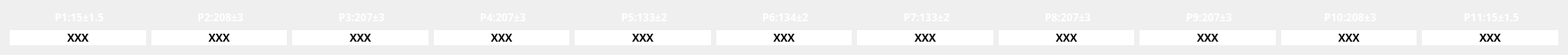
   <widget class="QWidget" name="gridLayoutWidget">
    <property name="geometry">
     <rect>
      <x>30</x>
      <y>130</y>
      <width>1771</width>
      <height>61</height>
     </rect>
    </property>
    <layout class="QGridLayout" name="gridLayout">
     <item row="1" column="2">
      <widget class="QLabel" name="R_A_3">
       <property name="font">
        <font>
         <family>Ubuntu Mono</family>
         <pointsize>9</pointsize>
         <weight>75</weight>
         <bold>true</bold>
        </font>
       </property>
       <property name="styleSheet">
        <string notr="true">background-color: rgb(255, 255, 255);
border-color: rgb(36, 36, 36);</string>
       </property>
       <property name="text">
        <string>XXX</string>
       </property>
       <property name="alignment">
        <set>Qt::AlignCenter</set>
       </property>
      </widget>
     </item>
     <item row="1" column="8">
      <widget class="QLabel" name="R_A_9">
       <property name="font">
        <font>
         <family>Ubuntu Mono</family>
         <pointsize>9</pointsize>
         <weight>75</weight>
         <bold>true</bold>
        </font>
       </property>
       <property name="styleSheet">
        <string notr="true">background-color: rgb(255, 255, 255);
border-color: rgb(36, 36, 36);</string>
       </property>
       <property name="text">
        <string>XXX</string>
       </property>
       <property name="alignment">
        <set>Qt::AlignCenter</set>
       </property>
      </widget>
     </item>
     <item row="1" column="0">
      <widget class="QLabel" name="R_A_1">
       <property name="font">
        <font>
         <family>Ubuntu Mono</family>
         <pointsize>9</pointsize>
         <weight>75</weight>
         <bold>true</bold>
        </font>
       </property>
       <property name="styleSheet">
        <string notr="true">background-color: rgb(255, 255, 255);
border-color: rgb(36, 36, 36);</string>
       </property>
       <property name="text">
        <string>XXX</string>
       </property>
       <property name="alignment">
        <set>Qt::AlignCenter</set>
       </property>
      </widget>
     </item>
     <item row="0" column="6">
      <widget class="QLabel" name="P7label_5">
       <property name="font">
        <font>
         <family>Ubuntu Mono</family>
         <pointsize>9</pointsize>
         <weight>75</weight>
         <bold>true</bold>
        </font>
       </property>
       <property name="styleSheet">
        <string notr="true">color: rgb(255, 255, 255);</string>
       </property>
       <property name="text">
        <string> P7:133±2</string>
       </property>
       <property name="alignment">
        <set>Qt::AlignCenter</set>
       </property>
      </widget>
     </item>
     <item row="0" column="0">
      <widget class="QLabel" name="P1label_5">
       <property name="font">
        <font>
         <family>Ubuntu Mono</family>
         <pointsize>9</pointsize>
         <weight>75</weight>
         <bold>true</bold>
        </font>
       </property>
       <property name="styleSheet">
        <string notr="true">color: rgb(255, 255, 255);</string>
       </property>
       <property name="text">
        <string> P1:15±1.5</string>
       </property>
       <property name="alignment">
        <set>Qt::AlignCenter</set>
       </property>
      </widget>
     </item>
     <item row="1" column="5">
      <widget class="QLabel" name="R_A_6">
       <property name="font">
        <font>
         <family>Ubuntu Mono</family>
         <pointsize>9</pointsize>
         <weight>75</weight>
         <bold>true</bold>
        </font>
       </property>
       <property name="styleSheet">
        <string notr="true">background-color: rgb(255, 255, 255);
border-color: rgb(36, 36, 36);</string>
       </property>
       <property name="text">
        <string>XXX</string>
       </property>
       <property name="alignment">
        <set>Qt::AlignCenter</set>
       </property>
      </widget>
     </item>
     <item row="1" column="3">
      <widget class="QLabel" name="R_A_4">
       <property name="font">
        <font>
         <family>Ubuntu Mono</family>
         <pointsize>9</pointsize>
         <weight>75</weight>
         <bold>true</bold>
        </font>
       </property>
       <property name="styleSheet">
        <string notr="true">background-color: rgb(255, 255, 255);
border-color: rgb(36, 36, 36);</string>
       </property>
       <property name="text">
        <string>XXX</string>
       </property>
       <property name="alignment">
        <set>Qt::AlignCenter</set>
       </property>
      </widget>
     </item>
     <item row="0" column="1">
      <widget class="QLabel" name="P2label_5">
       <property name="font">
        <font>
         <family>Ubuntu Mono</family>
         <pointsize>9</pointsize>
         <weight>75</weight>
         <bold>true</bold>
        </font>
       </property>
       <property name="styleSheet">
        <string notr="true">color: rgb(255, 255, 255);</string>
       </property>
       <property name="text">
        <string> P2:208±3</string>
       </property>
       <property name="alignment">
        <set>Qt::AlignCenter</set>
       </property>
      </widget>
     </item>
     <item row="1" column="7">
      <widget class="QLabel" name="R_A_8">
       <property name="font">
        <font>
         <family>Ubuntu Mono</family>
         <pointsize>9</pointsize>
         <weight>75</weight>
         <bold>true</bold>
        </font>
       </property>
       <property name="styleSheet">
        <string notr="true">background-color: rgb(255, 255, 255);
border-color: rgb(36, 36, 36);</string>
       </property>
       <property name="text">
        <string>XXX</string>
       </property>
       <property name="alignment">
        <set>Qt::AlignCenter</set>
       </property>
      </widget>
     </item>
     <item row="1" column="4">
      <widget class="QLabel" name="R_A_5">
       <property name="font">
        <font>
         <family>Ubuntu Mono</family>
         <pointsize>9</pointsize>
         <weight>75</weight>
         <bold>true</bold>
        </font>
       </property>
       <property name="styleSheet">
        <string notr="true">background-color: rgb(255, 255, 255);
border-color: rgb(36, 36, 36);</string>
       </property>
       <property name="text">
        <string>XXX</string>
       </property>
       <property name="alignment">
        <set>Qt::AlignCenter</set>
       </property>
      </widget>
     </item>
     <item row="0" column="2">
      <widget class="QLabel" name="P3label_5">
       <property name="font">
        <font>
         <family>Ubuntu Mono</family>
         <pointsize>9</pointsize>
         <weight>75</weight>
         <bold>true</bold>
        </font>
       </property>
       <property name="styleSheet">
        <string notr="true">color: rgb(255, 255, 255);</string>
       </property>
       <property name="text">
        <string> P3:207±3</string>
       </property>
       <property name="alignment">
        <set>Qt::AlignCenter</set>
       </property>
      </widget>
     </item>
     <item row="0" column="3">
      <widget class="QLabel" name="P4label_5">
       <property name="font">
        <font>
         <family>Ubuntu Mono</family>
         <pointsize>9</pointsize>
         <weight>75</weight>
         <bold>true</bold>
        </font>
       </property>
       <property name="styleSheet">
        <string notr="true">color: rgb(255, 255, 255);</string>
       </property>
       <property name="text">
        <string> P4:207±3</string>
       </property>
       <property name="alignment">
        <set>Qt::AlignCenter</set>
       </property>
      </widget>
     </item>
     <item row="0" column="8">
      <widget class="QLabel" name="P9label_5">
       <property name="font">
        <font>
         <family>Ubuntu Mono</family>
         <pointsize>9</pointsize>
         <weight>75</weight>
         <bold>true</bold>
        </font>
       </property>
       <property name="styleSheet">
        <string notr="true">color: rgb(255, 255, 255);</string>
       </property>
       <property name="text">
        <string> P9:207±3</string>
       </property>
       <property name="alignment">
        <set>Qt::AlignCenter</set>
       </property>
      </widget>
     </item>
     <item row="1" column="6">
      <widget class="QLabel" name="R_A_7">
       <property name="font">
        <font>
         <family>Ubuntu Mono</family>
         <pointsize>9</pointsize>
         <weight>75</weight>
         <bold>true</bold>
        </font>
       </property>
       <property name="styleSheet">
        <string notr="true">background-color: rgb(255, 255, 255);
border-color: rgb(36, 36, 36);</string>
       </property>
       <property name="text">
        <string>XXX</string>
       </property>
       <property name="alignment">
        <set>Qt::AlignCenter</set>
       </property>
      </widget>
     </item>
     <item row="1" column="1">
      <widget class="QLabel" name="R_A_2">
       <property name="font">
        <font>
         <family>Ubuntu Mono</family>
         <pointsize>9</pointsize>
         <weight>75</weight>
         <bold>true</bold>
        </font>
       </property>
       <property name="styleSheet">
        <string notr="true">background-color: rgb(255, 255, 255);
border-color: rgb(36, 36, 36);</string>
       </property>
       <property name="text">
        <string>XXX</string>
       </property>
       <property name="alignment">
        <set>Qt::AlignCenter</set>
       </property>
      </widget>
     </item>
     <item row="0" column="4">
      <widget class="QLabel" name="P5label_5">
       <property name="font">
        <font>
         <family>Ubuntu Mono</family>
         <pointsize>9</pointsize>
         <weight>75</weight>
         <bold>true</bold>
        </font>
       </property>
       <property name="styleSheet">
        <string notr="true">color: rgb(255, 255, 255);</string>
       </property>
       <property name="text">
        <string> P5:133±2</string>
       </property>
       <property name="alignment">
        <set>Qt::AlignCenter</set>
       </property>
      </widget>
     </item>
     <item row="1" column="9">
      <widget class="QLabel" name="R_A_10">
       <property name="font">
        <font>
         <family>Ubuntu Mono</family>
         <pointsize>9</pointsize>
         <weight>75</weight>
         <bold>true</bold>
        </font>
       </property>
       <property name="styleSheet">
        <string notr="true">background-color: rgb(255, 255, 255);
border-color: rgb(36, 36, 36);</string>
       </property>
       <property name="text">
        <string>XXX</string>
       </property>
       <property name="alignment">
        <set>Qt::AlignCenter</set>
       </property>
      </widget>
     </item>
     <item row="0" column="7">
      <widget class="QLabel" name="P8label_5">
       <property name="font">
        <font>
         <family>Ubuntu Mono</family>
         <pointsize>9</pointsize>
         <weight>75</weight>
         <bold>true</bold>
        </font>
       </property>
       <property name="styleSheet">
        <string notr="true">color: rgb(255, 255, 255);</string>
       </property>
       <property name="text">
        <string> P8:207±3</string>
       </property>
       <property name="alignment">
        <set>Qt::AlignCenter</set>
       </property>
      </widget>
     </item>
     <item row="0" column="9">
      <widget class="QLabel" name="P10label_5">
       <property name="font">
        <font>
         <family>Ubuntu Mono</family>
         <pointsize>9</pointsize>
         <weight>75</weight>
         <bold>true</bold>
        </font>
       </property>
       <property name="styleSheet">
        <string notr="true">color: rgb(255, 255, 255);</string>
       </property>
       <property name="text">
        <string> P10:208±3</string>
       </property>
       <property name="alignment">
        <set>Qt::AlignCenter</set>
       </property>
      </widget>
     </item>
     <item row="0" column="5">
      <widget class="QLabel" name="P6label_5">
       <property name="font">
        <font>
         <family>Ubuntu Mono</family>
         <pointsize>9</pointsize>
         <weight>75</weight>
         <bold>true</bold>
        </font>
       </property>
       <property name="styleSheet">
        <string notr="true">color: rgb(255, 255, 255);</string>
       </property>
       <property name="text">
        <string> P6:134±2</string>
       </property>
       <property name="alignment">
        <set>Qt::AlignCenter</set>
       </property>
      </widget>
     </item>
     <item row="0" column="10">
      <widget class="QLabel" name="P11label_5">
       <property name="font">
        <font>
         <family>Ubuntu Mono</family>
         <pointsize>9</pointsize>
         <weight>75</weight>
         <bold>true</bold>
        </font>
       </property>
       <property name="styleSheet">
        <string notr="true">color: rgb(255, 255, 255);</string>
       </property>
       <property name="text">
        <string> P11:15±1.5</string>
       </property>
       <property name="alignment">
        <set>Qt::AlignCenter</set>
       </property>
      </widget>
     </item>
     <item row="1" column="10">
      <widget class="QLabel" name="R_A_11">
       <property name="font">
        <font>
         <family>Ubuntu Mono</family>
         <pointsize>9</pointsize>
         <weight>75</weight>
         <bold>true</bold>
        </font>
       </property>
       <property name="styleSheet">
        <string notr="true">background-color: rgb(255, 255, 255);
border-color: rgb(36, 36, 36);</string>
       </property>
       <property name="text">
        <string>XXX</string>
       </property>
       <property name="alignment">
        <set>Qt::AlignCenter</set>
       </property>
      </widget>
     </item>
    </layout>
   </widget>
